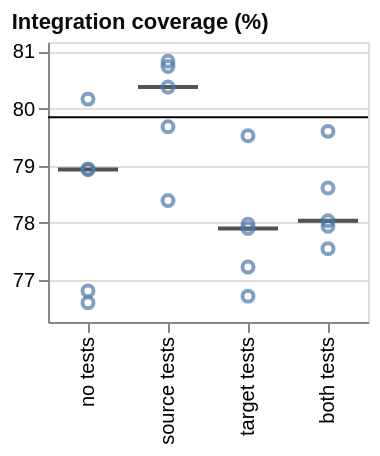

Write the Vega-Lite specification saved for this chart.
### Vega-Lite specification from a JSON file in a GitHub repository (floating-point values rounded to 4 significant figures)
{"config": {"view": {"continuousWidth": 300, "continuousHeight": 300}}, "concat": [{"layer": [{"mark": {"type": "tick", "color": "#0b0b0b", "opacity": 0.7, "size": 30, "thickness": 2}, "encoding": {"x": {"field": "condition", "scale": {"paddingInner": 0.25, "paddingOuter": 0.125}, "sort": ["no tests", "source tests", "target tests", "both tests"], "title": null, "type": "nominal"}, "y": {"aggregate": "median", "field": "value", "scale": {"domain": [76.26, 81.17], "nice": false}, "title": null, "type": "quantitative"}}}, {"mark": {"type": "point"}, "encoding": {"x": {"field": "condition", "scale": {"paddingInner": 0.25, "paddingOuter": 0.125}, "sort": ["no tests", "source tests", "target tests", "both tests"], "title": null, "type": "nominal"}, "xOffset": {"field": "nudge", "scale": {"domain": [-1.0, 1.0], "range": [9.0, 21.0]}, "title": null, "type": "quantitative"}, "y": {"field": "value", "scale": {"domain": [76.26, 81.17], "nice": false}, "type": "quantitative"}}}, {"mark": {"type": "rule"}, "encoding": {"y": {"aggregate": "median", "field": "reference", "scale": {"domain": [76.26, 81.17], "nice": false}, "type": "quantitative"}}, "transform": [{"filter": {"field": "reference", "valid": true}}]}], "height": 140, "title": {"text": "Integration coverage (%)", "anchor": "start", "color": "#0b0b0b", "fontSize": 11}, "width": 160}], "columns": 4, "data": {"name": "data-3f7be537d16aa5d0880a9fee895d256c"}, "$schema": "https://vega.github.io/schema/vega-lite/v6.4.1.json", "datasets": {"data-3f7be537d16aa5d0880a9fee895d256c": [{"condition": "no tests", "layout": "kept the file layout", "metric": "adapted_integration_coverage_pct", "value": 76.6, "reference": 79.85, "nudge": 0.0}, {"condition": "no tests", "layout": "rebuilt the file layout", "metric": "adapted_integration_coverage_pct", "value": 76.81, "reference": 79.85, "nudge": 0.0}, {"condition": "no tests", "layout": "kept the file layout", "metric": "adapted_integration_coverage_pct", "value": 78.93, "reference": 79.85, "nudge": 0.0}, {"condition": "no tests", "layout": "rebuilt the file layout", "metric": "adapted_integration_coverage_pct", "value": 78.94, "reference": 79.85, "nudge": 0.0}, {"condition": "no tests", "layout": "rebuilt the file layout", "metric": "adapted_integration_coverage_pct", "value": 80.17, "reference": 79.85, "nudge": 0.0}, {"condition": "source tests", "layout": "kept the file layout", "metric": "adapted_integration_coverage_pct", "value": 80.74, "reference": 79.85, "nudge": 0.0}, {"condition": "source tests", "layout": "kept the file layout", "metric": "adapted_integration_coverage_pct", "value": 79.68, "reference": 79.85, "nudge": 0.0}, {"condition": "source tests", "layout": "kept the file layout", "metric": "adapted_integration_coverage_pct", "value": 80.83, "reference": 79.85, "nudge": 0.0}, {"condition": "source tests", "layout": "kept the file layout", "metric": "adapted_integration_coverage_pct", "value": 78.39, "reference": 79.85, "nudge": 0.0}, {"condition": "source tests", "layout": "kept the file layout", "metric": "adapted_integration_coverage_pct", "value": 80.38, "reference": 79.85, "nudge": 0.0}, {"condition": "target tests", "layout": "kept the file layout", "metric": "adapted_integration_coverage_pct", "value": 79.52, "reference": 79.85, "nudge": 0.0}, {"condition": "target tests", "layout": "kept the file layout", "metric": "adapted_integration_coverage_pct", "value": 77.98, "reference": 79.85, "nudge": 0.0}, {"condition": "target tests", "layout": "kept the file layout", "metric": "adapted_integration_coverage_pct", "value": 77.23, "reference": 79.85, "nudge": 0.0}, {"condition": "target tests", "layout": "kept the file layout", "metric": "adapted_integration_coverage_pct", "value": 77.9, "reference": 79.85, "nudge": 0.0}, {"condition": "target tests", "layout": "kept the file layout", "metric": "adapted_integration_coverage_pct", "value": 76.72, "reference": 79.85, "nudge": 0.0}, {"condition": "both tests", "layout": "kept the file layout", "metric": "adapted_integration_coverage_pct", "value": 78.61, "reference": 79.85, "nudge": 0.0}, {"condition": "both tests", "layout": "kept the file layout", "metric": "adapted_integration_coverage_pct", "value": 77.94, "reference": 79.85, "nudge": 0.0}, {"condition": "both tests", "layout": "kept the file layout", "metric": "adapted_integration_coverage_pct", "value": 77.55, "reference": 79.85, "nudge": 0.0}, {"condition": "both tests", "layout": "kept the file layout", "metric": "adapted_integration_coverage_pct", "value": 78.04, "reference": 79.85, "nudge": 0.0}, {"condition": "both tests", "layout": "kept the file layout", "metric": "adapted_integration_coverage_pct", "value": 79.6, "reference": 79.85, "nudge": 0.0}]}}
